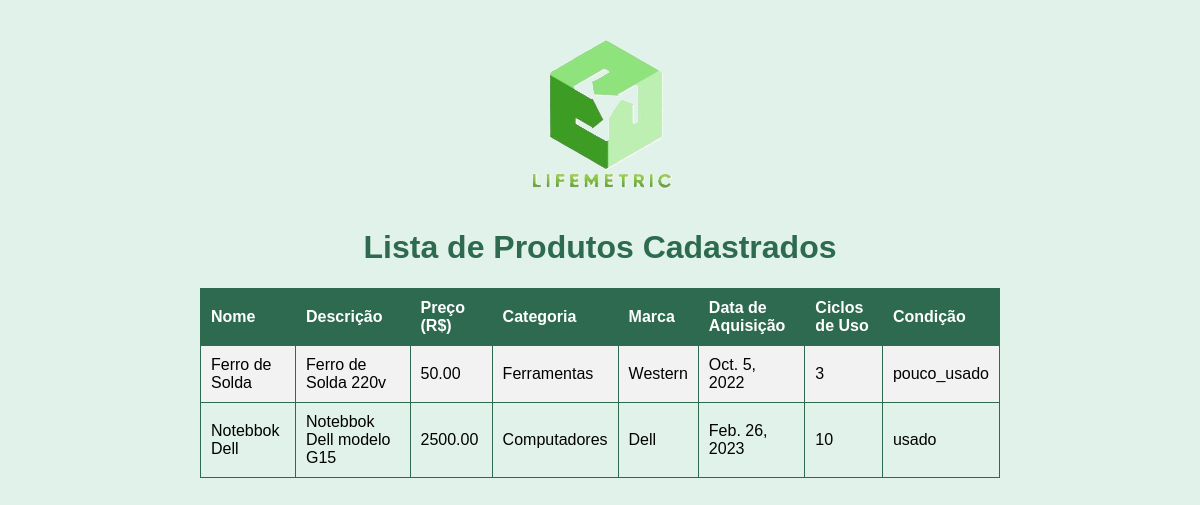
Page /produtos/listar/ on the committed database.
### produtos/models.py (models this page shows, shortened)
class Produto(models.Model):
    nome = models.CharField(max_length=100)
    descricao = models.TextField()
    preco = models.DecimalField(max_digits=10, decimal_places=2)
    categoria = models.CharField(max_length=100)
    marca = models.CharField(max_length=50)
    data_aquisicao = models.DateField()
    ciclos_uso = models.IntegerField()
    condicao = models.CharField(max_length=20, choices=[
        ('novo', 'Novo'),
        ('pouco_usado', 'Pouco Usado'),
        ('usado', 'Usado'),
        ('desgastado', 'Desgastado'),
    ])

### produtos/views.py (the view)
# urls.py: path('listar/', views.listar_produtos, name='listar_produtos'),  # Nova URL para listar produtos
def listar_produtos(request):
    produtos = Produto.objects.all()
    return render(request, 'produtos/listar_produtos.html', {'produtos': produtos})

### produtos/templates/produtos/listar_produtos.html (shortened to what this page needs)
<!DOCTYPE html>
<html lang="pt-BR">
<head>
    {% load static %}
    <link rel="stylesheet" href="{% static 'produtos/css/listar_style.css' %}">
</head>
<body>
<div class="container">
    <header>
        <img src="{% static 'produtos/img/logo_lifemetric.png' %}" alt="Logo da Empresa" class="logo">
    </header>
    <h1>Lista de Produtos Cadastrados</h1>
    <table>
        <tr>
            <th>Nome</th>
            <th>Descrição</th>
            <th>Preço (R$)</th>
            <th>Categoria</th>
            <th>Marca</th>
            <th>Data de Aquisição</th>
            <th>Ciclos de Uso</th>
            <th>Condição</th>
        </tr>
        {% for produto in produtos %}
        <tr>
            <td>{{ produto.nome }}</td>
            <td>{{ produto.descricao }}</td>
            <td>{{ produto.preco }}</td>
            <td>{{ produto.categoria }}</td>
            <td>{{ produto.marca }}</td>
            <td>{{ produto.data_aquisicao }}</td>
            <td>{{ produto.ciclos_uso }}</td>
            <td>{{ produto.condicao }}</td>
        </tr>
        {% endfor %}
    </table>
</div>
</body>
</html>

### produtos/static/produtos/css/listar_style.css (style rules this page uses)
body { font-family: Arial, sans-serif; background-color: #e0f2e9; padding: 20px; }
.logo { max-width: 100%; height: auto; width: 200px; }
table { width: 100%; border-collapse: collapse; }
table, th, td { border: 1px solid #2d6a4f; }
th, td { padding: 10px; text-align: left; }
th { background-color: #2d6a4f; color: white; }
tr:nth-child(even) { background-color: #f2f2f2; }
.container { max-width: 800px; margin: 0 auto; text-align: center; }
h1 { color: #2d6a4f; }

### rows in the picture
Produto: nome "Ferro de Solda", descricao "Ferro de Solda 220v", preco "50.00", categoria "Ferramentas", marca "Western", data_aquisicao "Oct. 5, 2022", ciclos_uso "3", condicao "pouco_usado"
Produto: nome "Notebbok Dell", descricao "Notebbok Dell modelo G15", preco "2500.00", categoria "Computadores", marca "Dell", data_aquisicao "Feb. 26, 2023", ciclos_uso "10", condicao "usado"
